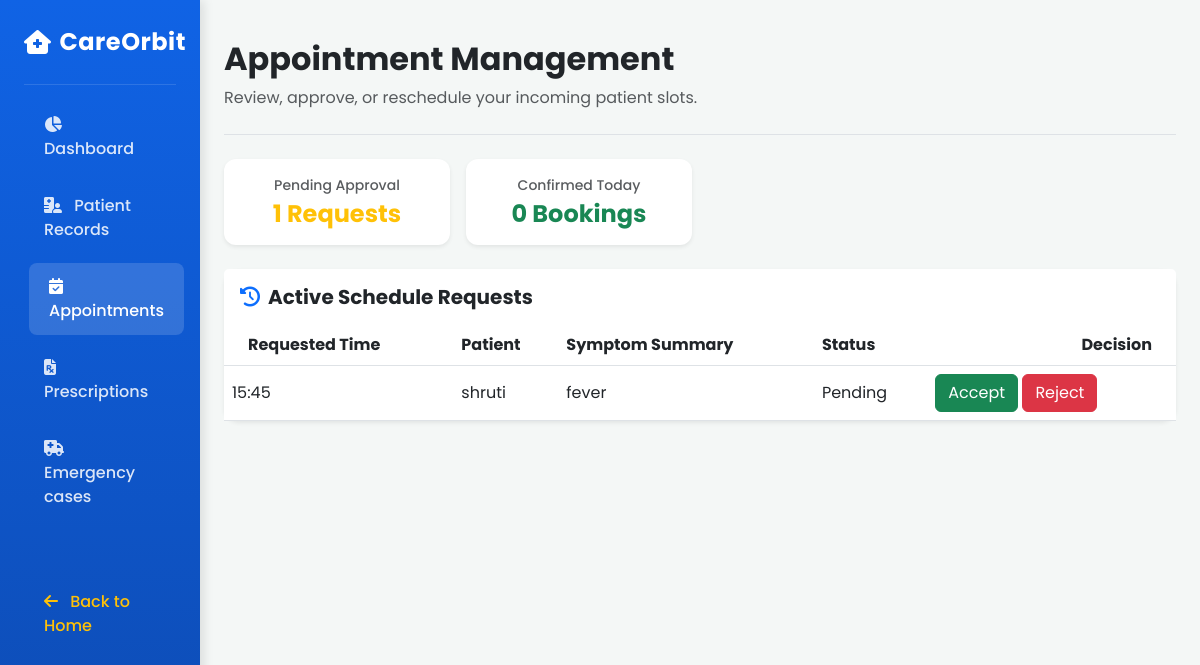
/appointments/1, run on an earlier commit of the app's database.
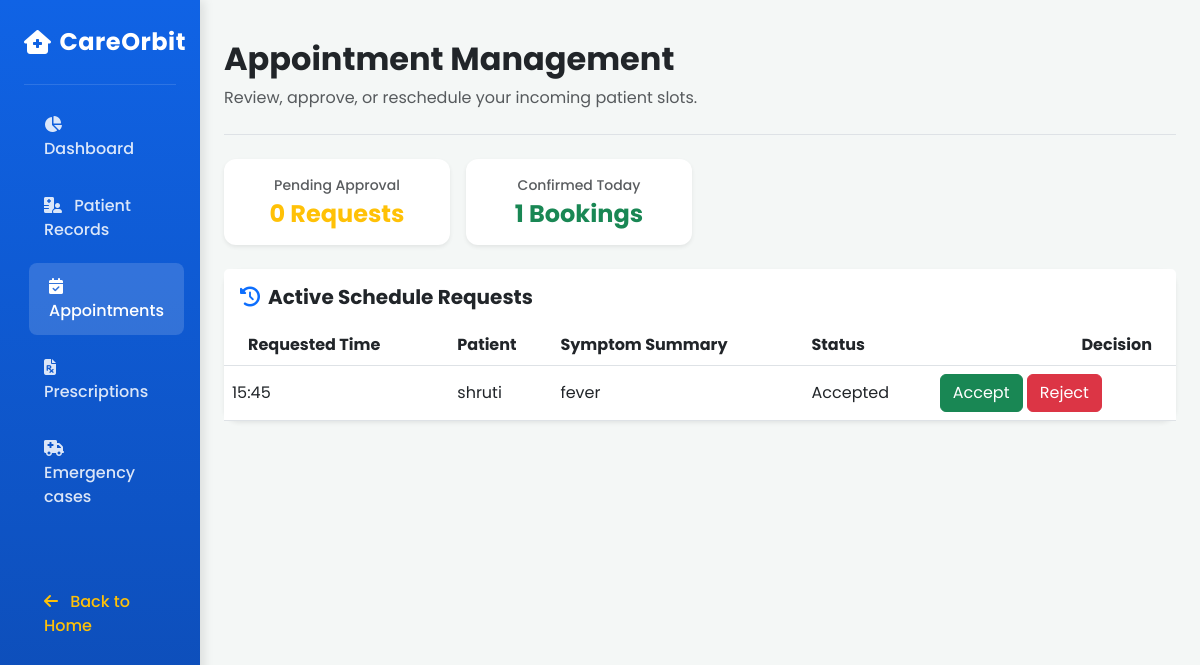
And on a later commit of the database.
### models.py (models this page shows)
class Appointment(db.Model):
    id = db.Column(
        db.Integer,
        primary_key=True
    )
    patient_id = db.Column(
        db.Integer,
        db.ForeignKey("patient.id"),
        nullable=True
    )
    patient_name = db.Column(
        db.String(100),
        nullable=False
    )
    doctor_name = db.Column(
        db.String(150),
        nullable=False
    )
    age = db.Column(
        db.Integer,
        nullable=False
    )
    gender = db.Column(
        db.String(20),
        nullable=False
    )
    symptoms = db.Column(
        db.String(200),
        nullable=False
    )
    appointment_date = db.Column(
        db.Date,
        nullable=True
    )
    appointment_time = db.Column(
        db.String(50),
        nullable=True
    )
    time = db.Column(
        db.String(50),
        nullable=True
    )
    status = db.Column(
        db.String(50),
        default="Pending"
    )

### app.py (the view)
@app.route("/appointments/<int:patient_id>")
def doctor_appointments(patient_id):
    appointments = Appointment.query.filter_by(
        patient_id=patient_id
    ).all()
    patient = Patient.query.get_or_404(patient_id)
    pending_count = Appointment.query.filter_by(
        patient_id=patient_id,
        status="Pending"
    ).count()
    accepted_count = Appointment.query.filter_by(
        patient_id=patient_id,
        status="Accepted"
    ).count()
    import os
    print("Current folder:", os.getcwd())
    print("Templates folder:", os.listdir("templates"))
    return render_template(
        "doctor_appointment.html",
        patient=patient,
        appointments=appointments,
        pending_count=pending_count,
        accepted_count=accepted_count
    )

### templates/doctor_appointment.html (shortened to what the changed rows need)
<!DOCTYPE html>
<html lang="en">
<head>
    <link href="https://cdn.jsdelivr.net/npm/bootstrap@5.3.0/dist/css/bootstrap.min.css" rel="stylesheet">
    <link rel="stylesheet" href="https://cdnjs.cloudflare.com/ajax/libs/font-awesome/6.4.0/css/all.min.css">
</head>
<body>
<div class="container-fluid">
    <div class="row">
        <main class="col-md-9 ms-sm-auto col-lg-10 px-md-4 py-4">
            <div class="d-flex justify-content-between flex-wrap flex-md-nowrap align-items-center pt-3 pb-2 mb-4 border-bottom">
                <div>
                    <h1 class="h2 fw-bold text-dark">Appointment Management</h1>
                </div>
            </div>
            <div class="row g-3 mb-4">
                <div class="col-6 col-md-3">
                    <div class="card metric-card p-3 shadow-sm text-center">
                        <span class="text-muted small fw-medium d-block">Pending Approval</span>
                        <h4 class="fw-bold text-warning mt-1 mb-0">{{pending_count}} Requests</h4>
                    </div>
                </div>
                <div class="col-6 col-md-3">
                    <div class="card metric-card p-3 shadow-sm text-center">
                        <span class="text-muted small fw-medium d-block">Confirmed Today</span>
                        <h4 class="fw-bold text-success mt-1 mb-0">{{accepted_count}} Bookings</h4>
                    </div>
                </div>
            </div>
            <div class="card appointment-card shadow-sm">
                <div class="card-body p-0">
                    <div class="table-responsive">
                        <table class="table table-hover align-middle mb-0">
                            <thead>
                                <tr>
                                    <th class="ps-4">Requested Time</th>
                                    <th>Patient</th>
                                    <th>Symptom Summary</th>
                                    <th>Status</th>
                                    <th class="text-end pe-4">Decision</th>
                                </tr>
                            </thead>
                            <tbody>
{% if appointments %}
    {% for appointment in appointments %}
    <tr>
        <td>{{ appointment.time }}</td>
        <td>{{ appointment.patient_name }}</td>
        <td>{{ appointment.symptoms }}</td>
        <td>{{ appointment.status }}</td>
        <td>
            <form action="/appointment-status/{{ appointment.id }}/Accepted" method="POST" style="display:inline;">
                <button type="submit" class="btn btn-success">
                    Accept
                </button>
            </form>
            <form action="/appointment-status/{{ appointment.id }}/Declined" method="POST" style="display:inline;">
                <button type="submit" class="btn btn-danger">
                    Reject
                </button>
            </form>
        </td>
    </tr>
    {% endfor %}
{% endif %}
</tbody>
                        </table>
                   </div>
                </div>
            </div>
        </main>
    </div>
</div>
</body>
</html>

What changed in the data, as far as the page shows it:
changed Appointment "shruti": status "Pending" → "Accepted"
Also different on the page:
{{ pending_count }}: "1" → "0"
{{ accepted_count }}: "0" → "1"
